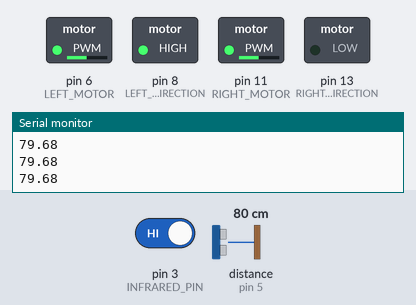
Simulated run of this sketch. Board: Arduino Uno, built with avr-gcc and run on an emulated ATmega328P. Parts: switched loads named in the sketch (green lamp = pin HIGH), the last lines printed to the serial monitor. Wiring (inferred from the names in the program): ultrasonic range finder: trigger pin 4; echo pin 5. The inputs (shaded band) are chosen by the test bench; at power-on: distance to the obstacle (sensor on pin 5) 80 cm, pin 3 (INFRARED_PIN) HIGH. The echo pulse lasts 58.3 µs per cm; pins used as bus, display or sensor lines are not drawn.

Above: at 1.2 s.
1.3 s: distance to the obstacle (sensor on pin 5) set to 39 cm
2.8 s: distance to the obstacle (sensor on pin 5) set to 33 cm
At 3.5 s:
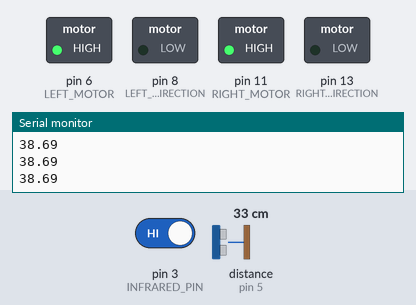
4.3 s: pin 3 (INFRARED_PIN) driven LOW
At 4.9 s:
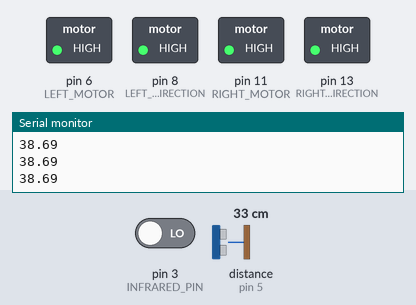
6.5 s: distance to the obstacle (sensor on pin 5) set to 60 cm
At 7.4 s:
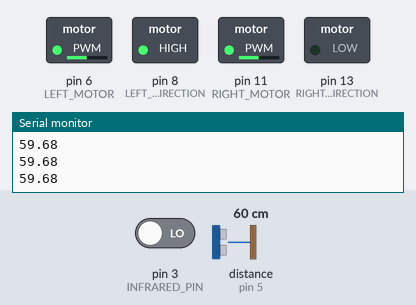
8.0 s: distance to the obstacle (sensor on pin 5) set to 2 cm
At 8.4 s:
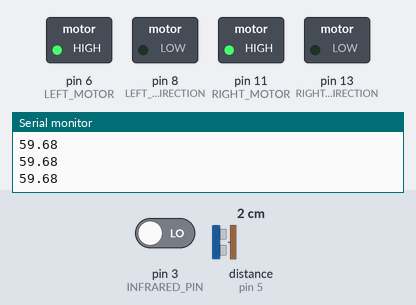
Timing chart, 0 to 10.5 s (numbered marks = the images above; inputs shaded):
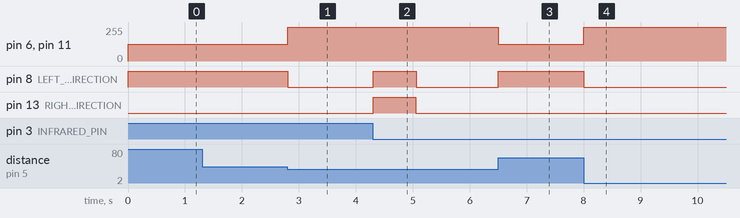

The sketch:

sumo.ino
```cpp
#include "setup.h"
#include "infrared_sensor.h"
#include "motor.h"
#include "ultrasonic_sensor.h"
#define SEARCH_DISTANCE 36

bool FOUND = false;
void handleSearch();

void loop() {
  // currentState = State::IDLE;
  switch(currentState){
    case State::IDLE:
      Serial.println("Sensor de ultrassom:");
      Serial.println(getDistance());
      Serial.println("Sensor de cor:");
      Serial.println(getBrightness());
      Serial.println("\n");
      break;
    case State::SEARCHING:
      handleSearch();
      break;
    case State::CHARGING:
      handleCharging();
      break;
    case State::RECOVERING:
      setMotorPower(197);
      enableMotors();
      turnBackwards();
      delay(750);
      currentState = State::SEARCHING;
      break;
    default:
      break;
  }
}

void handleCharging(){
  setMotorPower(255);
  if(getDistance() < SEARCH_DISTANCE){
    turnForwards();
  }else{
    currentState = State::SEARCHING;
  }
};

void handleSearch(){
  setMotorPower(125);
  turnLeft();
  float distance = getDistance();
  Serial.println(distance);
  if(getDistance() < SEARCH_DISTANCE){

    currentState = State::CHARGING;
  }
};
```

infrared_sensor.cpp
```cpp
#include "infrared_sensor.h"

Brightness getBrightness(){
  Brightness brightness = digitalRead(INFRARED_PIN);
  return brightness;
}
```

infrared_sensor.h
```cpp
#ifndef __Infrared_Sensor_h
#define __Infrared_Sensor_h
#include <Arduino.h>

#define INFRARED_PIN 3

enum Brightness {
  Dark = 1,
  Light = 0
};

Brightness getBrightness();
#endif
```

motor.cpp
```cpp
#include "Arduino.h"
#include "motor.h"

void disableMotors(){
  digitalWrite(LEFT_MOTOR, LOW);
  digitalWrite(RIGHT_MOTOR, LOW);
}

void enableMotors(){
  digitalWrite(LEFT_MOTOR, HIGH);
  digitalWrite(RIGHT_MOTOR, HIGH);
}

void turnMotors(Direction direction){
  if(direction == Direction::Forward){
    turnForwards();
  }
  else if(direction == Direction::Backward){
    turnBackwards();
  }
  else if(direction == Direction::Right){
    turnRight();
  }
  else if(direction == Direction::Left){
    turnLeft();
  }
}

void turnBackwards(){
  digitalWrite(LEFT_MOTOR_DIRECTION, HIGH);
  digitalWrite(RIGHT_MOTOR_DIRECTION, HIGH);
}

void turnForwards(){
  digitalWrite(LEFT_MOTOR_DIRECTION, LOW);
  digitalWrite(RIGHT_MOTOR_DIRECTION, LOW);
}

void turnRight(){
  digitalWrite(LEFT_MOTOR_DIRECTION, LOW);
  digitalWrite(RIGHT_MOTOR_DIRECTION, HIGH);
}
void setMotorPower(int power){
  analogWrite(LEFT_MOTOR, power);
  analogWrite(RIGHT_MOTOR, power);
}
void turnLeft(){
  digitalWrite(LEFT_MOTOR_DIRECTION, HIGH);
  digitalWrite(RIGHT_MOTOR_DIRECTION, LOW);
}
```

motor.h
```cpp
#ifndef __Motor_h
#define __Motor_h

#include <Arduino.h>
#define LEFT_MOTOR 6
#define RIGHT_MOTOR 11
#define LEFT_MOTOR_DIRECTION  8
#define RIGHT_MOTOR_DIRECTION  13

enum Direction {
  Forward = 1,
  Backward = 2,
  Right = 3,
  Left = 4
};

void disableMotors();
void enableMotors();
void turnMotors(Direction direction);
void turnBackwards();
void turnForwards();
void turnRight();
void turnLeft();
void setMotorPower(int power);
#endif
```

setup.cpp
```cpp
#include "Arduino.h"
#include "infrared_sensor.h"
#include "motor.h"
#include "ultrasonic_sensor.h"
#include "setup.h"

State currentState = State::SEARCHING;
void setup() {
  Serial.begin(9600);
  attachInterrupt(digitalPinToInterrupt(INFRARED_PIN), handleOutOfArena, FALLING);
  // led
  pinMode(13, OUTPUT);
  //motor.h
  pinMode(LEFT_MOTOR, OUTPUT);
  pinMode(RIGHT_MOTOR, OUTPUT);
  pinMode(LEFT_MOTOR_DIRECTION, OUTPUT);
  pinMode(RIGHT_MOTOR_DIRECTION, OUTPUT);
  //ultrasonic_sensor.h
  pinMode(TRIG_PIN, OUTPUT);
  pinMode(ECHO_PIN, INPUT);
  //infrared_sensor.h
  pinMode(INFRARED_PIN, INPUT);
  // turnMotors(Direction::Forward);
  enableMotors();
  currentState = State::SEARCHING;
}

void handleOutOfArena(){
    currentState = State::RECOVERING;
};
```

setup.h
```cpp
#ifndef __Setup_H
#define __Setup_H
#include <Arduino.h>

enum State{
  IDLE = 0,
  SEARCHING = 1,
  CHARGING = 2,
  RECOVERING = 3,
};

extern State currentState;

void handleTargetFound();
void handleOutOfArena();
void handleInArena();
void setup();

#endif
```

ultrasonic_sensor.cpp
```cpp
#include "ultrasonic_sensor.h"

float getDistance(){
  digitalWrite(TRIG_PIN, LOW);
  delayMicroseconds(2);
  digitalWrite(TRIG_PIN, HIGH);
  delayMicroseconds(10);
  digitalWrite(TRIG_PIN, LOW);

  float duration = pulseIn(ECHO_PIN, HIGH);
  float distance = (duration*.0343)/2;

  return distance;
}
```

ultrasonic_sensor.h
```cpp
#ifndef __Ultrasonic_Sensor_h
#define __Ultrasonic_Sensor_h

#include <Arduino.h>
#define TRIG_PIN 4
#define ECHO_PIN 5

float getDistance();

#endif
```

Measured:
- the behaviour switches between 37 and 36 cm on distance to the obstacle (sensor on pin 5) (found by bisection; images 0 and 1)
- after the input at 2.8 s, pin 6 (LEFT_MOTOR), pin 11 (RIGHT_MOTOR): 125/255 → 255/255 at once; pin 8 (LEFT_MOTOR_DIRECTION): HIGH → LOW at once
- after the input at 4.3 s, pin 8 (LEFT_MOTOR_DIRECTION): LOW → HIGH at once, → LOW 0.76 s later; pin 13 (RIGHT_MOTOR_DIRECTION): LOW → HIGH at once, → LOW 0.75 s later
- after the input at 6.5 s, pin 6 (LEFT_MOTOR), pin 11 (RIGHT_MOTOR): 255/255 → 125/255 at once; pin 8 (LEFT_MOTOR_DIRECTION): LOW → HIGH at once
- after the input at 8.0 s, pin 6 (LEFT_MOTOR), pin 11 (RIGHT_MOTOR): 125/255 → 255/255 at once; pin 8 (LEFT_MOTOR_DIRECTION): HIGH → LOW at once
